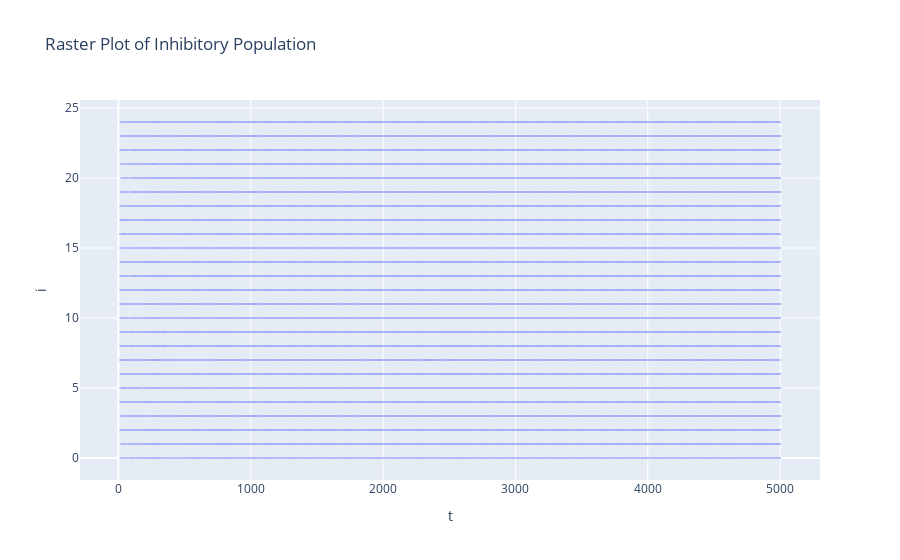
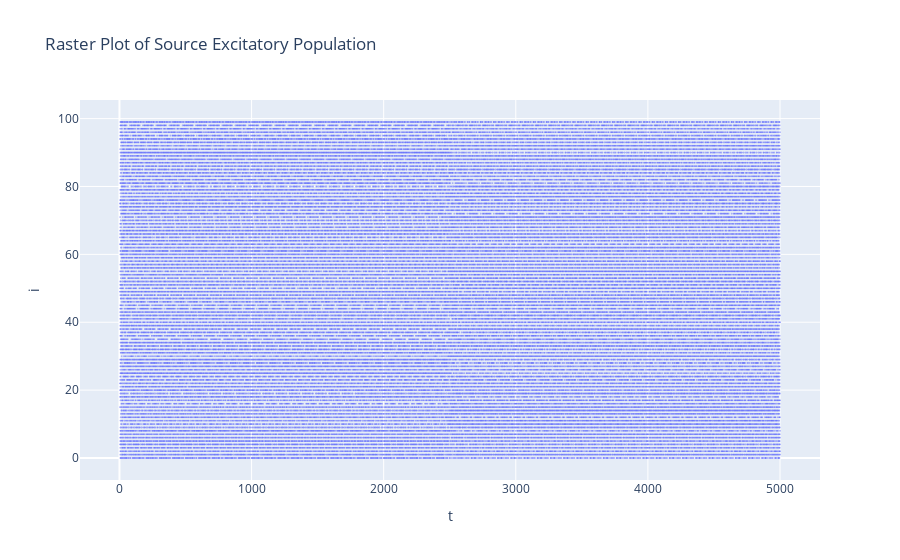
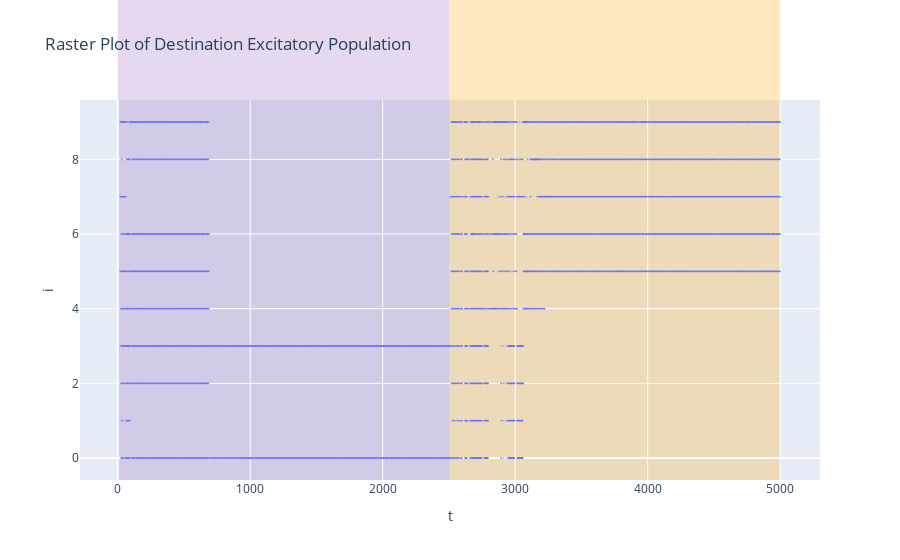
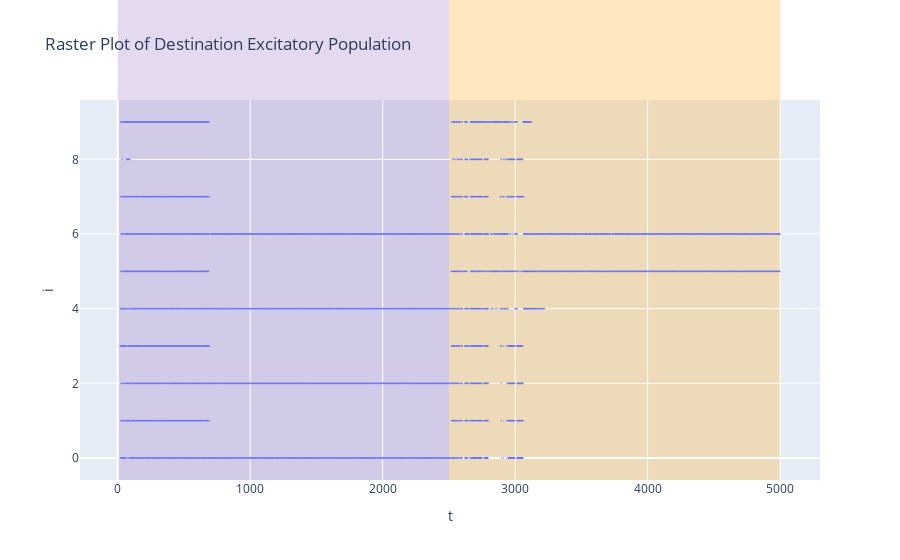

The cell these charts' notebook holds for them, in order:
### Markdown cell above
## Check The Results

### Code cell
plot_network(net, DOPAMINE_ARRAY, inputs.signal_orders, TOTAL_DURATION//ITER_NO, REST, ITER_NO)

### Figure 1 — Plotly figure (JSON) as saved in the notebook; plotly's stock layout.template omitted (floating-point values rounded to 4 significant figures; data arrays with more than 128 entries replaced by an {"elided": "..."} marker saying what was removed)
{"data": [{"hovertemplate": "t=%{x}<br>i=%{y}<extra></extra>", "legendgroup": "", "marker": {"color": "#636efa", "opacity": 0.5, "size": 2, "symbol": "circle"}, "mode": "markers", "name": "", "showlegend": false, "type": "scattergl", "x": {"elided": "12411 int values"}, "xaxis": "x", "y": {"elided": "12411 int values"}, "yaxis": "y"}], "layout": {"legend": {"tracegroupgap": 0}, "title": {"text": "Raster Plot of Inhibitory Population"}, "xaxis": {"anchor": "y", "domain": [0, 1], "title": {"text": "t"}}, "yaxis": {"anchor": "x", "domain": [0, 1], "title": {"text": "i"}}}}

### Figure 2 — Plotly figure (JSON) as saved in the notebook; plotly's stock layout.template omitted (floating-point values rounded to 4 significant figures; data arrays with more than 128 entries replaced by an {"elided": "..."} marker saying what was removed)
{"data": [{"hovertemplate": "t=%{x}<br>i=%{y}<extra></extra>", "legendgroup": "", "marker": {"color": "#636efa", "opacity": 0.5, "size": 2, "symbol": "circle"}, "mode": "markers", "name": "", "showlegend": false, "type": "scattergl", "x": {"elided": "81879 int values"}, "xaxis": "x", "y": {"elided": "81879 int values"}, "yaxis": "y"}], "layout": {"legend": {"tracegroupgap": 0}, "title": {"text": "Raster Plot of Source Excitatory Population"}, "xaxis": {"anchor": "y", "domain": [0, 1], "title": {"text": "t"}}, "yaxis": {"anchor": "x", "domain": [0, 1], "title": {"text": "i"}}}}

### Figure 3 — Plotly figure (JSON) as saved in the notebook; plotly's stock layout.template omitted (floating-point values rounded to 4 significant figures; data arrays with more than 128 entries replaced by an {"elided": "..."} marker saying what was removed)
{"data": [{"hovertemplate": "t=%{x}<br>i=%{y}<extra></extra>", "legendgroup": "", "marker": {"color": "#636efa", "opacity": 0.5, "size": 2, "symbol": "circle"}, "mode": "markers", "name": "", "showlegend": false, "type": "scattergl", "x": {"elided": "7174 int values"}, "xaxis": "x", "y": {"elided": "7174 int values"}, "yaxis": "y"}], "layout": {"legend": {"tracegroupgap": 0}, "shapes": [{"fillcolor": "#9467bd", "layer": "below", "line": {"width": 0}, "opacity": 0.25, "type": "rect", "x0": "0", "x1": "2500", "xref": "x", "y0": "0", "y1": "14", "yref": "y domain"}, {"fillcolor": "orange", "layer": "below", "line": {"width": 0}, "opacity": 0.25, "type": "rect", "x0": "2500", "x1": "5000", "xref": "x", "y0": "0", "y1": "14", "yref": "y domain"}], "title": {"text": "Raster Plot of Destination Excitatory Population"}, "xaxis": {"anchor": "y", "domain": [0, 1], "title": {"text": "t"}}, "yaxis": {"anchor": "x", "domain": [0, 1], "title": {"text": "i"}}}}

### Figure 4 — Plotly figure (JSON) as saved in the notebook; plotly's stock layout.template omitted (floating-point values rounded to 4 significant figures; data arrays with more than 128 entries replaced by an {"elided": "..."} marker saying what was removed)
{"data": [{"hovertemplate": "t=%{x}<br>i=%{y}<extra></extra>", "legendgroup": "", "marker": {"color": "#636efa", "opacity": 0.5, "size": 2, "symbol": "circle"}, "mode": "markers", "name": "", "showlegend": false, "type": "scattergl", "x": {"elided": "6687 int values"}, "xaxis": "x", "y": {"elided": "6687 int values"}, "yaxis": "y"}], "layout": {"legend": {"tracegroupgap": 0}, "shapes": [{"fillcolor": "#9467bd", "layer": "below", "line": {"width": 0}, "opacity": 0.25, "type": "rect", "x0": "0", "x1": "2500", "xref": "x", "y0": "0", "y1": "14", "yref": "y domain"}, {"fillcolor": "orange", "layer": "below", "line": {"width": 0}, "opacity": 0.25, "type": "rect", "x0": "2500", "x1": "5000", "xref": "x", "y0": "0", "y1": "14", "yref": "y domain"}], "title": {"text": "Raster Plot of Destination Excitatory Population"}, "xaxis": {"anchor": "y", "domain": [0, 1], "title": {"text": "t"}}, "yaxis": {"anchor": "x", "domain": [0, 1], "title": {"text": "i"}}}}
